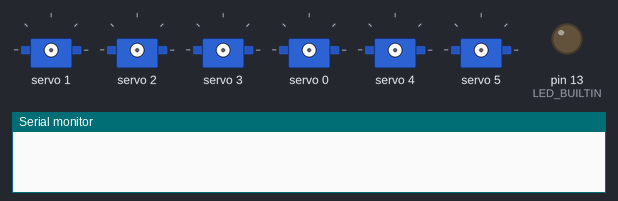
Recording of a sketch running on a simulated Arduino Uno, built with avr-gcc and run on an emulated ATmega328P. Shown: 6 × servo, output pins drawn as LEDs (lit = HIGH), the last lines printed to the serial monitor.

Above: at 0.1 s.
At 3.8 s:
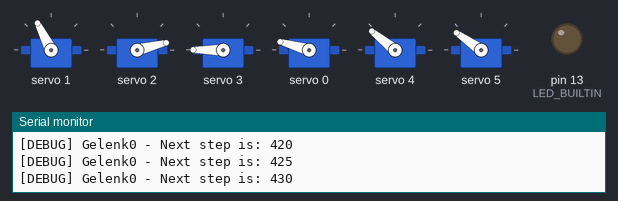
At 4.7 s:
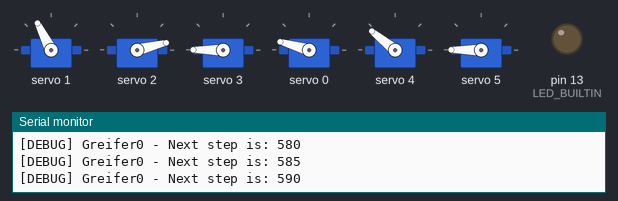
At 7.4 s:
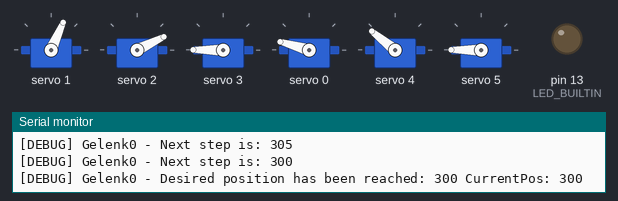
At 9.6 s:
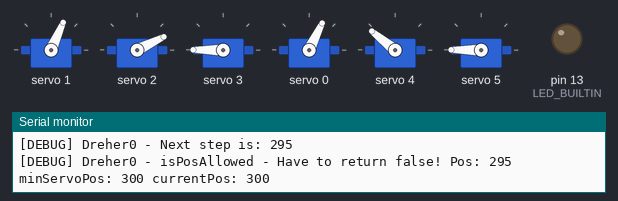
At 13.3 s:
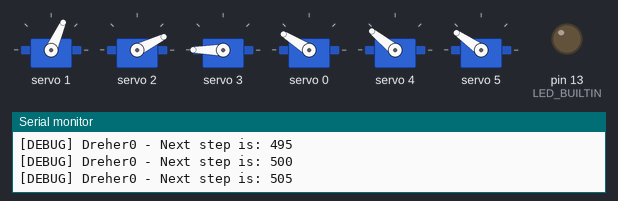
Timing chart, 0 to 15.1 s (numbered marks = the images above):
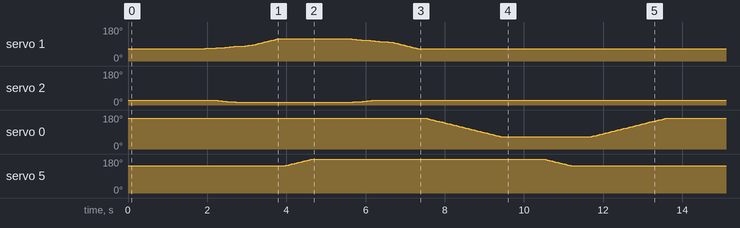

The sketch:

arm.ino
```cpp
#include <Wire.h>
enum DesiredPositions {REST, STRAIGHT, GREIFER_OPEN, GREIFER_CLOSE, TURN_AWAY_FROM_DESK, TURN_TO_DESK_ALIGNED, POS_1};
#include "RobotArm.h"


void setup() {
  Serial.begin(9600);
  pinMode(LED_BUILTIN, OUTPUT);
  delay(500);
  RobotArm arm;

  /*
  arm.SetDesiredPosition(REST);
  arm.DriveToDesiredPos();
  //delay(1000);

  arm.SetDesiredPosition(TURN_AWAY_FROM_DESK);
  arm.SetDesiredPosition(GREIFER_CLOSE);
  arm.SetDesiredPosition(STRAIGHT);
  arm.DriveToDesiredPos();

  delay(4000);

  arm.SetDesiredPosition(REST);
  arm.SetDesiredPosition(GREIFER_OPEN);
  arm.SetDesiredPosition(TURN_TO_DESK_ALIGNED);
  delay(200);
  arm.DriveToDesiredPos();

  delay(4000);
  */
  arm.SetDesiredPosition(POS_1);
  arm.DriveToDesiredPos();
  arm.SetDesiredPosition(GREIFER_CLOSE);
  arm.DriveToDesiredPos();
  arm.SetDesiredPosition(REST);
  arm.DriveToDesiredPos();
  arm.SetDesiredPosition(TURN_AWAY_FROM_DESK);
  arm.DriveToDesiredPos();
  arm.SetDesiredPosition(GREIFER_OPEN);
  arm.DriveToDesiredPos();
  arm.SetDesiredPosition(TURN_TO_DESK_ALIGNED);
  arm.SetDesiredPosition(REST);
  arm.DriveToDesiredPos();
  //GrabCube();
  //restArm();
}

void loop() {
  /*
  digitalWrite(LED_BUILTIN, HIGH);
  delay(1000);
  digitalWrite(LED_BUILTIN, LOW);
  delay(1000);
  */
}
```

RobotArm.h
```cpp
#include "WString.h"
#include "Servo.h"

class RobotArm {
  private:
    bool debug = true;
    int servoStepSize = 1;
    int servoWriteDelay = 5;
    Servo gelenk0 = Servo(1, 300, "Gelenk", 0);
    Servo gelenk1 = Servo(2, 200, "Gelenk", 1);
    Servo gelenk2 = Servo(3, 600, "Gelenk", 2);
    Servo dreher0 = Servo(0, 550, "Dreher", 0);
    Servo dreher1 = Servo(4, 490, "Dreher", 1);
    Servo greifer = Servo(5, 500, "Greifer", 0);

    void log(String Message){
      if(debug){
        Serial.println("[DEBUG] RobotArm: - " + String(Message));
      }
    }

  public:
    RobotArm(){
      log(String("Hello world! This is a RobotArm!"));
      // ====================================
      // GELENK   0
      // ====================================
      //Servo gelenk0(1, 300, "Gelenk", 0);
      //gelenk0.init(1, 300, "Gelenk", 0);
      gelenk0.SetMinPos(200);
      gelenk0.SetMaxPos(600);
      gelenk0.SetStraightPos(410);

      // ====================================
      // GELENK   1
      // ====================================
      //gelenk1.init(2, 200, "Gelenk", 1);
      gelenk1.SetStraightPos(430);
      gelenk1.SetMaxPos(600);
      gelenk1.SetMinPos(100);


      // ====================================
      // GELENK   2
      // ====================================
      //gelenk2.init(3, 600, "Gelenk", 2);
      gelenk2.SetStraightPos(380);
      gelenk2.SetMinPos(100);
      gelenk2.SetMaxPos(700);

      // ====================================
      // GREIFER
      // ====================================
      //greifer.init(5, 500, "Greifer", 0);
      greifer.SetMinPos(500);
      greifer.SetMaxPos(690);

      // ====================================
      // Dreher   0
      // ====================================
      //dreher0.init(0, 550, "Dreher", 0);
      dreher0.SetStraightPos(550);
      dreher0.SetMinPos(300);
      dreher0.SetMaxPos(600);
      //dreher0.SetStraightPos(300);

      // ====================================
      // Dreher   1
      // ====================================
      //dreher1.init(4, 490, "Dreher", 1);
      dreher1.SetStraightPos(490);
      dreher1.SetMinPos(300);
      dreher1.SetMaxPos(600);
      log(String("Gelenk0 currentPos: " + gelenk0.currentPos));
    }

    void GrabCube(){
      greifer.Up();
      gelenk2.add(40);
      gelenk0.add(40);
      delay(100);
      gelenk1.substract(20);
      delay(100);
      greifer.Down();
    }

    void restArm(){
      gelenk0.DriveToRest();
      gelenk1.DriveToRest();
      gelenk2.DriveToRest();
    }

    void SetDesiredPosition(DesiredPositions preset){
      if(preset == REST){
        log("Setting REST Position");
        gelenk0.desiredPos = gelenk0.restingPos;
        gelenk1.desiredPos = gelenk1.restingPos;
        gelenk2.desiredPos = gelenk2.restingPos;
        //dreher0.desiredPos = dreher0.restingPos;
        //dreher1.desiredPos = dreher1.restingPos;
      } else if (preset == STRAIGHT) {
        log("Setting STRAIGHT Position");
        gelenk0.desiredPos = gelenk0.straightServoPos;
        gelenk1.desiredPos = gelenk1.straightServoPos;
        gelenk2.desiredPos = gelenk2.straightServoPos;
        //dreher0.desiredPos = dreher0.straightServoPos;
        //dreher1.desiredPos = dreher1.straightServoPos;
      } else if(preset == GREIFER_OPEN){
        log("Setting Greifer OPEN");
        greifer.desiredPos = greifer.minServoPos;
      } else if(preset == GREIFER_CLOSE){
        log("Setting Greifer CLOSE");
        greifer.desiredPos = greifer.maxServoPos;
      } else if(preset == TURN_AWAY_FROM_DESK){
        log("Setting TURN AWAY");
        dreher0.desiredPos = 200;
      } else if(preset == TURN_TO_DESK_ALIGNED){
        log("Setting TURN DESK ALIGNED");
        dreher0.desiredPos = dreher0.restingPos;
      } else if(preset == POS_1){
        log("Setting POSITION 1");
        SetDesiredPosition(GREIFER_OPEN);
        SetDesiredPosition(TURN_TO_DESK_ALIGNED);
        gelenk0.desiredPos = 430 ;
        gelenk1.desiredPos = 180 - 10;
        gelenk2.desiredPos = 660 - 20;
      }
    }

    bool AreAnyDeiredPositionsLeft(){
      //log("Checking if any positions are left to drive to");
      if(
        gelenk0.desiredPos == 0 &&
        gelenk1.desiredPos == 0 &&
        gelenk2.desiredPos == 0 &&
        dreher0.desiredPos == 0 &&
        dreher1.desiredPos == 0 &&
        greifer.desiredPos == 0){
        log("No desired position is left.");
        return false;
      }
      //log("Position found");
      return true;
    }

    void DriveToDesiredPos(){

      do {

        if(gelenk0.desiredPos > 0){
          gelenk0.DriveServoStep();
        }

        if(gelenk1.desiredPos > 0){
          gelenk1.DriveServoStep();
        }

        if(gelenk2.desiredPos > 0){
          gelenk2.DriveServoStep();
        }

        if(dreher0.desiredPos > 0){
          dreher0.DriveServoStep();
        }

        if(dreher1.desiredPos > 0){
          dreher1.DriveServoStep();
        }

        if(greifer.desiredPos > 0){
          greifer.DriveServoStep();
        }

        delay(servoWriteDelay);

      } while (AreAnyDeiredPositionsLeft() == true);
    }

};
```

Servo.h
```cpp
#include <Arduino.h>
#include <Adafruit_PWMServoDriver.h>

class Servo {
  private:
    //void log(String Message);
    void log(String Message){
      if(debug){
        Serial.println("[DEBUG] " + type + number + " - " + Message);
      }
    }

  public:
    Adafruit_PWMServoDriver myServos;
    int servonum = 0;
    int minServoPos = 100;
    int maxServoPos = 600;
    int straightServoPos = 0;
    int servoStepSize = 5;
    int servoWriteDelay = 20;
    int restingPos = 0;
    int pin = 0;
    int currentPos = 0;
    bool debug = true;
    int desiredPos = 0;
    String type;
    int number;
    bool invalidDesiredPosition = false;

    Servo(int pin, int restingPos, String type, int number){
      myServos = Adafruit_PWMServoDriver();
      myServos.begin();
      myServos.setPWMFreq(60);

      this->servonum = pin;
      this->number = number;
      this->type = type;

      log(String("Init"));
      SetRestingPosition(restingPos);
      Rest();
    }

    void SetMinPos(int pos){
      this->minServoPos = pos;
    }

    void SetMaxPos(int pos){
      this->maxServoPos = pos;
    }

    void SetStraightPos(int pos){
      this->straightServoPos = pos;
    }

    void SetRestingPosition(int restingPos){
      this->restingPos = restingPos;
    }

    void DriveToStraight(){
      DriveServo(straightServoPos);
    }

    void DriveToRest(){
      DriveServo(restingPos);
    }

    void Rest(){
      //DriveServo(restingPos);
      myServos.setPWM(servonum, 0, restingPos);
      delay(200);
      this->currentPos = restingPos;
      log(String("Resting at: " + this->currentPos));
    }

    void Straight(){
      if(straightServoPos){
        DriveServo(straightServoPos);
      }
    }

    void Up() {
      log(String("Opening Greifer"));
      DriveServo(minServoPos);
    }

    void Down(){
      log(String("Closing Greifer"));
      DriveServo(maxServoPos);
    }

    void add(int value){
      int _desiredPos = currentPos + value;
      DriveServo(_desiredPos);
    }

    void substract(int value){
      int _desiredPos = currentPos - value;
      DriveServo(_desiredPos);
    }

    bool isPosAllowed(int pos){
      bool returnValue;
      if(minServoPos && pos < minServoPos){
        invalidDesiredPosition = true;
        log(String("isPosAllowed - Have to return false! Pos: " + String(pos) + " minServoPos: " + String(minServoPos) + " currentPos: " + String(currentPos)));
        return false;
      }
      if(maxServoPos && pos > maxServoPos){
        invalidDesiredPosition = true;
        log(String("isPosAllowed - Have to return false! Pos: " + String(pos) + " maxServoPos: " + String(maxServoPos) + " currentPos: " + String(currentPos)));
        return false;
      }
      return true;
    }

    void DriveServoStep(){
      int nextStep = 0;
      if(desiredPos == 0){
        log(String("Nowhere to go ..."));
        return;
      }

      if (desiredPos == currentPos) {
        log("Desired position has been reached: " + String(desiredPos) + " CurrentPos: " + String(currentPos));
        desiredPos = 0;
        return;
      }


      if(desiredPos > currentPos){
        if((desiredPos - currentPos) <= servoStepSize){
          nextStep = desiredPos;
        } else {
          nextStep = currentPos + (desiredPos < currentPos ? -servoStepSize : servoStepSize);
        }
      } else {
        if((currentPos - desiredPos) <= servoStepSize){
          nextStep = desiredPos;
        } else {
          nextStep = currentPos + (desiredPos < currentPos ? -servoStepSize : servoStepSize);
        }
      }

      log(String("Next step is: " + String(nextStep)));

      if (!isPosAllowed(nextStep)) {
        log(String("Position not allowed: " + String(desiredPos)));
        desiredPos = 0;
      }

      myServos.setPWM(servonum, 0, nextStep);
      currentPos = nextStep;
    }

    void DriveServo(int pos){
      if(currentPos >= pos){
        log(String("Driving Servo up"));
        DriveServoUp(pos);
      } else {
        log(String("Driving Servo down"));
        DriveServoDown(pos);
      }
    }

    void DriveServoNoDelay(int pos){
      myServos.setPWM(servonum, 0, pos);
      currentPos = pos;
    }

    void DriveServoUp(int desiredPos){
      log(String("Driving Gelenk servo to position: " + char(desiredPos)));
      for (int pos = currentPos; pos >= desiredPos; pos -= servoStepSize) {
        log(String("moving Greifer to Pos: " + char(pos)));
        myServos.setPWM(servonum, 0, pos);
        currentPos = pos;
        delay(servoWriteDelay);
      }
    }

    void DriveServoDown(int desiredPos){
      log(String("Driving Gelenk servo to position: " + char(desiredPos)));
      for (int pos = currentPos; pos <= desiredPos; pos += servoStepSize) {
          log(String("moving Greifer to Pos: " + char(pos)));
          myServos.setPWM(servonum, 0, pos);
          currentPos = pos;
          delay(servoWriteDelay);
      }
    }

/*
    void init(int pin, int restingPos, String type, int Number);

    void SetMinPos(int pos);

    void SetMaxPos(int pos);

    void SetStraightPos(int pos);

    void SetRestingPosition(int restingPos);

    void DriveToStraight();

    void DriveToRest();

    void Rest();

    void Straight();

    void Up();

    void Down();

    void add(int value);

    void substract(int value);

    bool isPosAllowed(int pos);

    void DriveServoStep();

    void DriveServo(int pos);

    void DriveServoNoDelay(int pos);

    void DriveServoUp(int desiredPos);

    void DriveServoDown(int desiredPos);
*/
};
```
